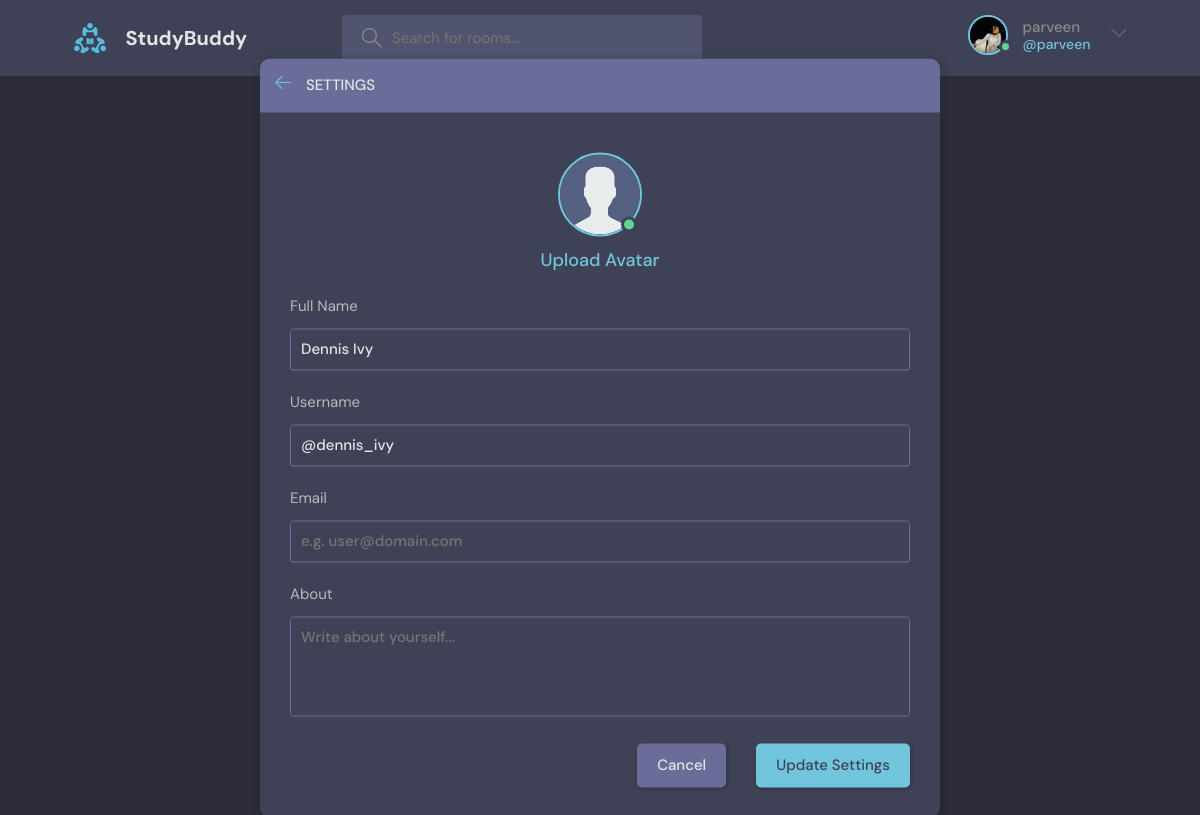
Page /user-setting/ (signed in) on the committed database.
### base/models.py (models this page shows)
class User(AbstractUser):
      name = models.CharField(max_length=200, null=True)
      email = models.EmailField(unique=True, null=True)
      bio =models.TextField(max_length=250, null=True)
      avatar = models.ImageField(null=True, default="avatar.svg")
      USERNAME_FIELD='email'
      REQUIRED_FIELDS = ['username']

### base/views.py (the view)
# urls.py: path('user-setting/', views.userSetting, name='user-setting'),
@login_required(login_url='login')
def userSetting(request):
    return render(request, 'base/user-settings.html')

### base/templates/base/user-settings.html (shortened to what this page needs)
{% extends 'main.html' %}
{% block content %}
    <main class="create-room layout">
      <div class="container">
        <div class="layout__box">
          <div class="layout__boxHeader">
            <div class="layout__boxTitle">
              <a href="{{request.META.HTTP_REFERER}}">
                <svg
                  version="1.1"
                  xmlns="http://www.w3.org/2000/svg"
                  width="32"
                  height="32"
                  viewBox="0 0 32 32"
                >
                  <title>arrow-left</title>
                  <path
                    d="M13.723 2.286l-13.723 13.714 13.719 13.714 1.616-1.611-10.96-10.96h27.625v-2.286h-27.625l10.965-10.965-1.616-1.607z"
                  ></path>
                </svg>
              </a>
              <h3>Settings</h3>
            </div>
          </div>
          <div class="settings layout__body">
            <div class="settings__avatar">
              <div class="avatar avatar--large active">
                <img src="assets/avatar.svg" id="preview-avatar" />
              </div>
            </div>
            <form class="form" action="#">
              <div class="form__group form__avatar">
                <label for="avatar">Upload Avatar</label>
              </div>
              <div class="form__group">
                <label for="name">Full Name</label>
                <input
                  id="fullname"
                  name="fullname"
                  type="text"
                  placeholder="e.g. Dennis Ivy"
                  value="Dennis Ivy"
                />
              </div>
              <div class="form__group">
                <label for="username">Username</label>
                <input
                  id="username"
                  name="username"
                  type="text"
                  placeholder="e.g. @dennis_ivy"
                  value="@dennis_ivy"
                />
              </div>
              <div class="form__group">
                <label for="email">Email</label>
                <input id="email" name="email" type="email" placeholder="e.g. user@domain.com" />
              </div>
              <div class="form__group">
                <label for="about">About</label>
                <textarea name="about" id="about" placeholder="Write about yourself..."></textarea>
              </div>
              <div class="form__action">
                <a class="btn btn--dark" href="profile.html">Cancel</a>
                <button class="btn btn--main" type="submit">Update Settings</button>
              </div>
            </form>
          </div>
        </div>
      </div>
    </main>
{% endblock %}

### templates/navbar.html (shortened to what this page needs)
    {% load static %}
    <header class="header header--loggedIn">
      <div class="container">
        <a href="{% url 'home' %}" class="header__logo">
          <img src="{% static 'images/logo.svg' %}" alt=""/>
          <h1>StudyBuddy</h1>
        </a>
        <form class="header__search" action="{% url 'home' %}" method="GET" >
          <label>
            <input name="q" type="text" placeholder="Search for rooms..." />
          </label>
        </form>
        <nav class="header__menu">
          {% if request.user.is_authenticated %}
          <div class="header__user">
            <a href="{% url 'user-profile' user.id %}">
              <div class="avatar avatar--medium active">
                <img src="{{request.user.avatar.url}}" />
              </div>
              <p>{{request.user.username}} <span>@{{request.user.username}}</span></p>
            </a>
            <button class="dropdown-button" >
              <svg version="1.1" xmlns="http://www.w3.org/2000/svg" width="32" height="32" viewBox="0 0 32 32">
                <title>chevron-down</title>
                <path d="M16 21l-13-13h-3l16 16 16-16h-3l-13 13z"></path>
              </svg>
            </button>
          </div>
          {% else %}
          <a href="{% url 'login'  %}">
            <img src="{% static 'images/avatar.svg' %}" alt="" />
            <p>Login</p>
          </a>
          {% endif %}
        </nav>
      </div>
    </header>

### rows in the picture
User: user.avatar (picture), user.username "parveen"
